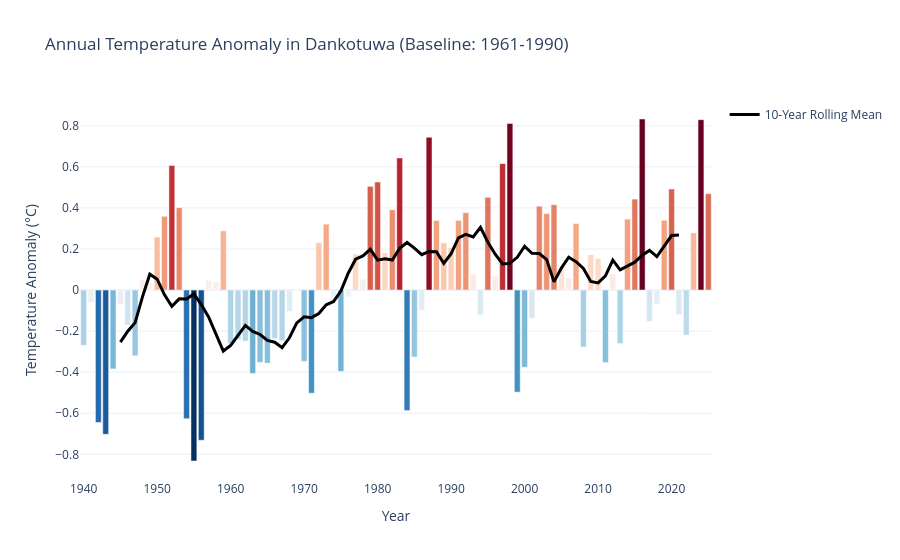

Notebook source saved alongside this figure:
### Markdown cell above
## Act 1: The Warming Trend

Before looking at extreme rainfall events, we must establish if the background climate in Sri Lanka is changing. 
We calculate the annual maximum temperature anomalies (comparing each year to a standard 1961-1990 baseline) for all 10 grid points to calculate a definitive decadal trend.

### Code cell
import plotly.express as px
import plotly.graph_objects as go
from ditwah_weather.analysis import add_anomalies, annual_anomaly, decadal_trend

# 1. Calculate daily anomalies for the entire dataset
df_anom = add_anomalies(df, base=(1961, 1990), var='temperature_2m_max')

# 2. Calculate the warming trend per decade for all 10 cities
trends = []
city_annual_series = {}

for city in df_anom['city'].unique():
    # Filter the daily data for just one city
    city_df = df_anom[df_anom['city'] == city]
    
    # Calculate the annual average anomaly for this specific city
    # annual_anomaly() returns a pandas Series indexed by 'year'
    city_annual = annual_anomaly(city_df)
    city_annual_series[city] = city_annual
    
    # Calculate the trend slope and statistical significance (p-value)
    slope, p_val = decadal_trend(city_annual.index, city_annual.values)
    trends.append({
        'City': city, 
        'Trend (°C / decade)': round(slope, 3), 
        'p-value': round(p_val, 4)
    })

# Display the results table, sorted by the steepest warming trend
trend_df = pd.DataFrame(trends).sort_values('Trend (°C / decade)', ascending=False)
display(trend_df)

# 3. Visualisation: Anomaly Time Series for Dankotuwa
dankotuwa_annual = city_annual_series['Dankotuwa'].reset_index()

# Calculate a 10-year rolling mean to smooth out annual noise
dankotuwa_annual['Rolling_10yr'] = dankotuwa_annual['anomaly'].rolling(10, center=True).mean()

fig = px.bar(dankotuwa_annual, x='year', y='anomaly', 
             title='Annual Temperature Anomaly in Dankotuwa (Baseline: 1961-1990)',
             labels={'year': 'Year', 'anomaly': 'Temperature Anomaly (°C)'},
             color='anomaly', color_continuous_scale='RdBu_r')

# Add the 10-year rolling mean as a solid trendline
fig.add_trace(go.Scatter(x=dankotuwa_annual['year'], y=dankotuwa_annual['Rolling_10yr'],
                         mode='lines', name='10-Year Rolling Mean',
                         line=dict(color='black', width=3)))

fig.update_layout(template='plotly_white', coloraxis_showscale=False)
fig.show()

### Figure 1 — Plotly figure (JSON) as saved in the notebook; plotly's stock layout.template omitted (floating-point values rounded to 4 significant figures)
{"data": [{"hovertemplate": "Year=%{x}<br>Temperature Anomaly (°C)=%{marker.color}<extra></extra>", "legendgroup": "", "marker": {"color": [-0.2691, -0.06139, -0.6455, -0.7028, -0.3842, -0.06961, -0.1704, -0.3206, 0.05163, 0.03806, 0.2578, 0.3594, 0.6068, 0.4011, -0.6266, -0.8326, -0.7314, 0.04683, 0.0408, 0.2885, -0.2609, -0.2403, -0.2485, -0.4063, -0.3525, -0.3562, -0.2359, -0.2469, -0.1052, -0.003034, -0.3474, -0.5022, 0.2309, 0.3211, -0.0581, -0.3965, -0.03499, 0.1753, 0.0534, 0.5049, 0.5262, 0.1803, 0.3907, 0.6435, -0.5872, -0.3263, -0.0981, 0.7441, 0.3391, 0.2296, 0.2066, 0.3394, 0.377, 0.07697, -0.1214, 0.4518, 0.06775, 0.6159, 0.8115, -0.4973, -0.3762, -0.1378, 0.4082, 0.3723, 0.4158, 0.1063, 0.05888, 0.3244, -0.2776, 0.1729, 0.1548, -0.3534, 0.0784, -0.2608, 0.3455, 0.443, 0.833, -0.1526, -0.0707, 0.34, 0.4923, -0.1206, -0.2195, 0.2786, 0.8298, 0.4693], "coloraxis": "coloraxis", "pattern": {"shape": ""}}, "name": "", "orientation": "v", "showlegend": false, "textposition": "auto", "type": "bar", "x": [1940, 1941, 1942, 1943, 1944, 1945, 1946, 1947, 1948, 1949, 1950, 1951, 1952, 1953, 1954, 1955, 1956, 1957, 1958, 1959, 1960, 1961, 1962, 1963, 1964, 1965, 1966, 1967, 1968, 1969, 1970, 1971, 1972, 1973, 1974, 1975, 1976, 1977, 1978, 1979, 1980, 1981, 1982, 1983, 1984, 1985, 1986, 1987, 1988, 1989, 1990, 1991, 1992, 1993, 1994, 1995, 1996, 1997, 1998, 1999, 2000, 2001, 2002, 2003, 2004, 2005, 2006, 2007, 2008, 2009, 2010, 2011, 2012, 2013, 2014, 2015, 2016, 2017, 2018, 2019, 2020, 2021, 2022, 2023, 2024, 2025], "xaxis": "x", "y": [-0.2691, -0.06139, -0.6455, -0.7028, -0.3842, -0.06961, -0.1704, -0.3206, 0.05163, 0.03806, 0.2578, 0.3594, 0.6068, 0.4011, -0.6266, -0.8326, -0.7314, 0.04683, 0.0408, 0.2885, -0.2609, -0.2403, -0.2485, -0.4063, -0.3525, -0.3562, -0.2359, -0.2469, -0.1052, -0.003034, -0.3474, -0.5022, 0.2309, 0.3211, -0.0581, -0.3965, -0.03499, 0.1753, 0.0534, 0.5049, 0.5262, 0.1803, 0.3907, 0.6435, -0.5872, -0.3263, -0.0981, 0.7441, 0.3391, 0.2296, 0.2066, 0.3394, 0.377, 0.07697, -0.1214, 0.4518, 0.06775, 0.6159, 0.8115, -0.4973, -0.3762, -0.1378, 0.4082, 0.3723, 0.4158, 0.1063, 0.05888, 0.3244, -0.2776, 0.1729, 0.1548, -0.3534, 0.0784, -0.2608, 0.3455, 0.443, 0.833, -0.1526, -0.0707, 0.34, 0.4923, -0.1206, -0.2195, 0.2786, 0.8298, 0.4693], "yaxis": "y"}, {"line": {"color": "black", "width": 3}, "mode": "lines", "name": "10-Year Rolling Mean", "type": "scatter", "x": [1940, 1941, 1942, 1943, 1944, 1945, 1946, 1947, 1948, 1949, 1950, 1951, 1952, 1953, 1954, 1955, 1956, 1957, 1958, 1959, 1960, 1961, 1962, 1963, 1964, 1965, 1966, 1967, 1968, 1969, 1970, 1971, 1972, 1973, 1974, 1975, 1976, 1977, 1978, 1979, 1980, 1981, 1982, 1983, 1984, 1985, 1986, 1987, 1988, 1989, 1990, 1991, 1992, 1993, 1994, 1995, 1996, 1997, 1998, 1999, 2000, 2001, 2002, 2003, 2004, 2005, 2006, 2007, 2008, 2009, 2010, 2011, 2012, 2013, 2014, 2015, 2016, 2017, 2018, 2019, 2020, 2021, 2022, 2023, 2024, 2025], "y": [NaN, NaN, NaN, NaN, NaN, -0.2534, -0.2007, -0.1586, -0.03338, 0.077, 0.05276, -0.02354, -0.07964, -0.0429, -0.04398, -0.01894, -0.07082, -0.1308, -0.2163, -0.2971, -0.2696, -0.222, -0.1725, -0.2018, -0.2164, -0.2456, -0.2542, -0.2804, -0.2325, -0.1597, -0.1303, -0.1343, -0.1142, -0.07202, -0.05615, -0.00536, 0.082, 0.1503, 0.1662, 0.1985, 0.1456, 0.1526, 0.1463, 0.2031, 0.2317, 0.2042, 0.1722, 0.1881, 0.1868, 0.1301, 0.1767, 0.2545, 0.2711, 0.2583, 0.3055, 0.2328, 0.1745, 0.1268, 0.1299, 0.1595, 0.2132, 0.1786, 0.1778, 0.1486, 0.03969, 0.1067, 0.1598, 0.1382, 0.1053, 0.04195, 0.03491, 0.06858, 0.146, 0.0983, 0.119, 0.1357, 0.1695, 0.1927, 0.163, 0.2169, 0.2653, 0.268, NaN, NaN, NaN, NaN]}], "layout": {"barmode": "relative", "coloraxis": {"autocolorscale": false, "colorbar": {"title": {"text": "Temperature Anomaly (°C)"}}, "colorscale": [[0, "rgb(5,48,97)"], [0.1, "rgb(33,102,172)"], [0.2, "rgb(67,147,195)"], [0.3, "rgb(146,197,222)"], [0.4, "rgb(209,229,240)"], [0.5, "rgb(247,247,247)"], [0.6, "rgb(253,219,199)"], [0.7, "rgb(244,165,130)"], [0.8, "rgb(214,96,77)"], [0.9, "rgb(178,24,43)"], [1, "rgb(103,0,31)"]], "showscale": false}, "legend": {"tracegroupgap": 0}, "title": {"text": "Annual Temperature Anomaly in Dankotuwa (Baseline: 1961-1990)"}, "xaxis": {"anchor": "y", "domain": [0, 1], "title": {"text": "Year"}}, "yaxis": {"anchor": "x", "domain": [0, 1], "title": {"text": "Temperature Anomaly (°C)"}}}}
